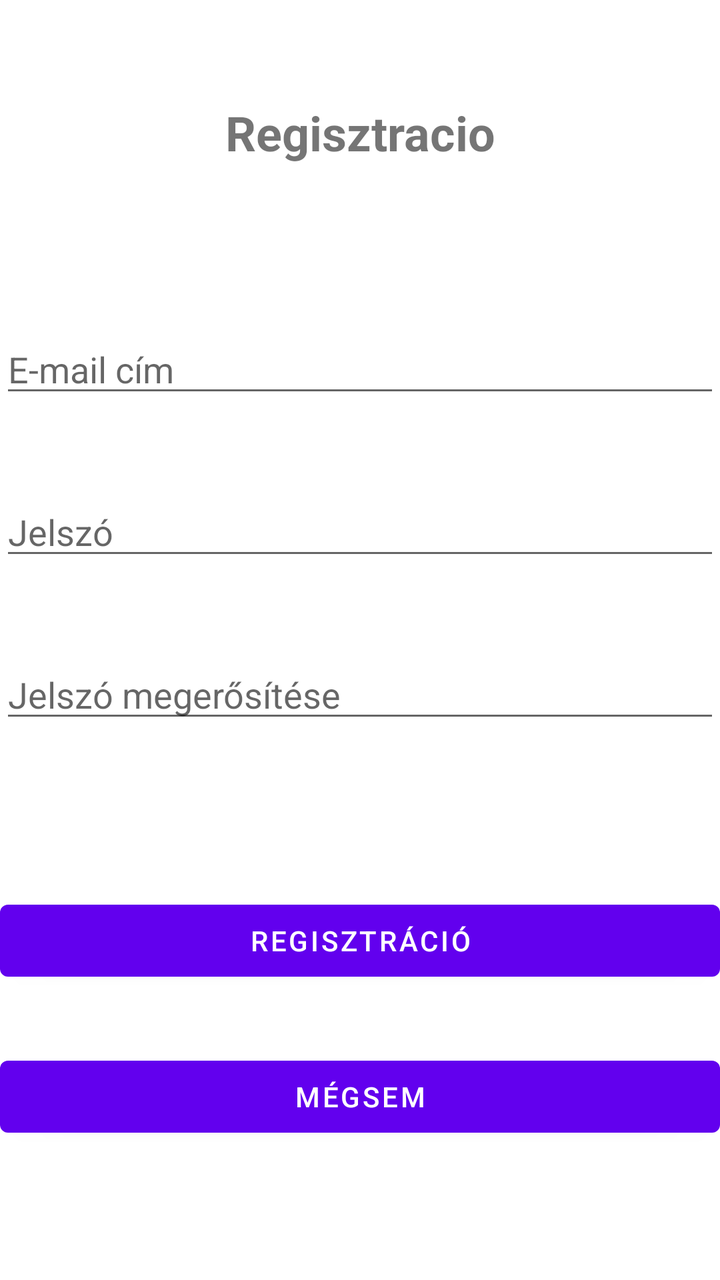
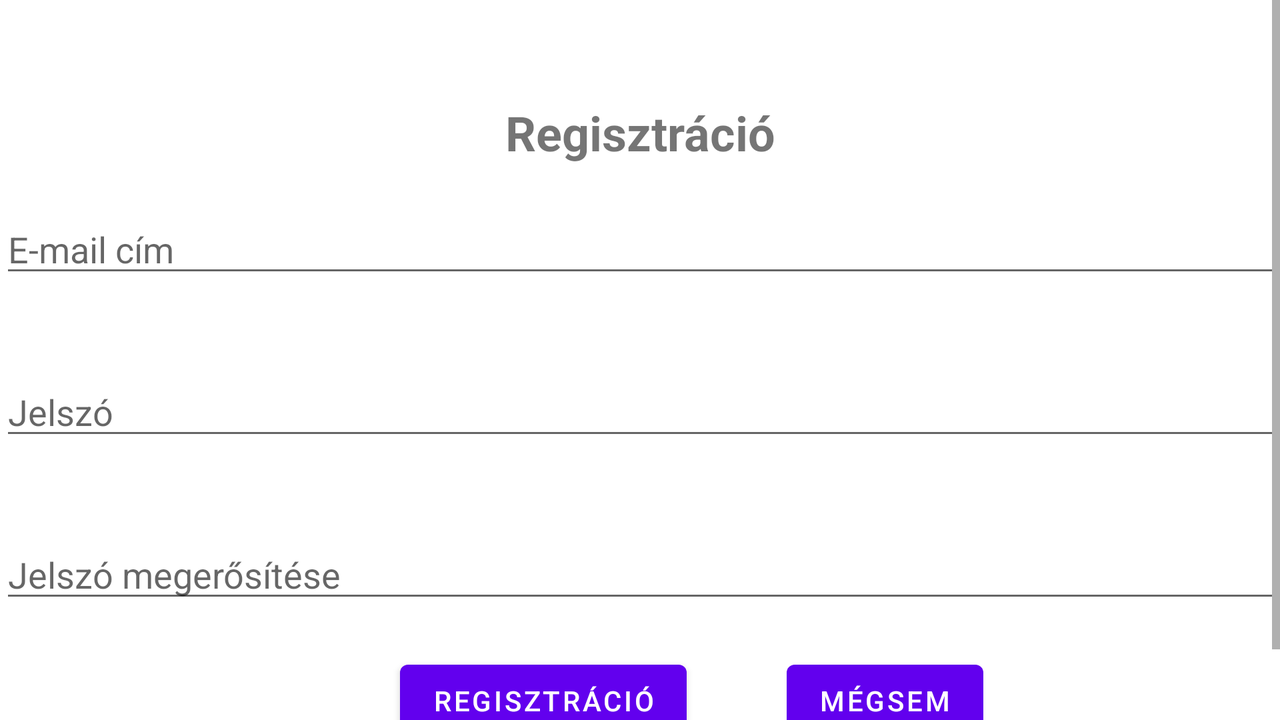

Two renders of one Android screen. The first uses the default layout on a phone; the second uses the alternative layout the repository ships for a different screen configuration, on a matching device. The two XML files are below.
<!-- AndroidManifest.xml: application theme Theme.FagylaltPult -->
<!-- res/layout/activity_registration.xml -->
<?xml version="1.0" encoding="utf-8"?>
<LinearLayout
    xmlns:android="http://schemas.android.com/apk/res/android"
    xmlns:tools="http://schemas.android.com/tools"
    android:layout_width="match_parent"
    android:layout_height="match_parent"
    tools:context=".RegistrationActivity"
    android:orientation="vertical">

    <TextView
        android:id="@+id/textView"
        android:layout_width="match_parent"
        android:layout_height="wrap_content"
        android:text="@string/regisztracio"
        android:textSize="24sp"
        android:textStyle="bold"
        android:textAlignment="center"
        android:layout_marginTop="50dp"
        />

    <EditText
        android:id="@+id/emailEditText"
        android:layout_width="match_parent"
        android:layout_height="wrap_content"
        android:ems="10"
        android:hint="@string/e_mail_c_m"
        android:inputType="textEmailAddress"
        android:layout_marginTop="80dp"
        />

    <EditText
        android:id="@+id/passwordEditText"
        android:layout_width="match_parent"
        android:layout_height="wrap_content"
        android:ems="10"
        android:hint="@string/jelsz"
        android:inputType="textPassword"
        android:layout_marginTop="40dp"
        />

    <EditText
        android:id="@+id/passwordAgainEditText"
        android:layout_width="match_parent"
        android:layout_height="wrap_content"
        android:ems="10"
        android:hint="@string/jelsz_meger_s_t_se"
        android:inputType="textPassword"
        android:layout_marginTop="40dp"
        />

    <Button
        android:id="@+id/button"
        android:layout_width="match_parent"
        android:layout_height="wrap_content"
        android:onClick="registration"
        android:text="@string/regisztr_ci"
        android:layout_marginTop="80dp"
        />

    <Button
        android:id="@+id/cancel_button"
        android:layout_width="match_parent"
        android:layout_height="wrap_content"
        android:onClick="cancel"
        android:text="@string/m_gsem"
        android:layout_marginTop="30dp"
        />
</LinearLayout>
<!-- resources referenced by this layout -->
<resources>
  <string name="e_mail_c_m">E-mail cím</string>
  <string name="jelsz">Jelszó</string>
  <string name="jelsz_meger_s_t_se">Jelszó megerősítése</string>
  <string name="m_gsem">Mégsem</string>
  <string name="regisztr_ci">Regisztráció</string>
  <string name="regisztracio">Regisztracio</string>
  <style name="Theme.FagylaltPult" parent="Theme.MaterialComponents.DayNight.DarkActionBar">
          
          <item name="colorPrimary">@color/purple_500</item>
          <item name="colorPrimaryVariant">@color/purple_700</item>
          <item name="colorOnPrimary">@color/white</item>
          
          <item name="colorSecondary">@color/teal_200</item>
          <item name="colorSecondaryVariant">@color/teal_700</item>
          <item name="colorOnSecondary">@color/black</item>
          
          <item name="android:statusBarColor" tools:targetApi="l">?attr/colorPrimaryVariant</item>
          
      </style>
</resources>
<!-- res/layout-land/activity_registration.xml (the repository's variant of the layout above) -->
<!-- drawn on the phone turned sideways -->
<?xml version="1.0" encoding="utf-8"?>
<LinearLayout
    xmlns:android="http://schemas.android.com/apk/res/android"
    xmlns:tools="http://schemas.android.com/tools"
    android:layout_width="match_parent"
    android:layout_height="match_parent"
    tools:context=".RegistrationActivity"
    android:orientation="vertical">

    <ScrollView
        android:layout_width="match_parent"
        android:layout_height="match_parent">

        <LinearLayout
            android:layout_width="match_parent"
            android:layout_height="wrap_content"
            android:orientation="vertical" >

            <TextView
                android:id="@+id/textView"
                android:layout_width="match_parent"
                android:layout_height="wrap_content"
                android:layout_marginTop="50dp"
                android:text="@string/regisztr_ci"
                android:textAlignment="center"
                android:textSize="24sp"
                android:textStyle="bold" />

            <EditText
                android:id="@+id/emailEditText"
                android:layout_width="match_parent"
                android:layout_height="wrap_content"
                android:layout_marginTop="20dp"
                android:ems="10"
                android:hint="@string/e_mail_c_m"
                android:inputType="textEmailAddress" />

            <EditText
                android:id="@+id/passwordEditText"
                android:layout_width="match_parent"
                android:layout_height="wrap_content"
                android:layout_marginTop="40dp"
                android:ems="10"
                android:hint="@string/jelsz"
                android:inputType="textPassword" />

            <EditText
                android:id="@+id/passwordAgainEditText"
                android:layout_width="match_parent"
                android:layout_height="wrap_content"
                android:layout_marginTop="40dp"
                android:ems="10"
                android:hint="@string/jelsz_meger_s_t_se"
                android:inputType="textPassword" />

            <LinearLayout
                android:layout_width="match_parent"
                android:layout_height="match_parent"
                android:orientation="horizontal">
                <Button
                    android:id="@+id/button"
                    android:layout_width="wrap_content"
                    android:layout_height="wrap_content"
                    android:layout_marginTop="20dp"
                    android:layout_marginStart="200dp"
                    android:layout_marginBottom="25dp"
                    android:onClick="registration"
                    android:text="@string/regisztr_ci" />

                <Button
                    android:id="@+id/cancel_button"
                    android:layout_width="wrap_content"
                    android:layout_height="wrap_content"
                    android:layout_marginTop="20dp"
                    android:layout_marginStart="50dp"
                    android:layout_marginBottom="25dp"
                    android:onClick="cancel"
                    android:text="@string/m_gsem" />

            </LinearLayout>

        </LinearLayout>
    </ScrollView>
</LinearLayout>
<!-- resources referenced by the variant -->
<!-- as the phone turned sideways resolves them -->
<resources>
  <string name="e_mail_c_m">E-mail cím</string>
  <string name="jelsz">Jelszó</string>
  <string name="jelsz_meger_s_t_se">Jelszó megerősítése</string>
  <string name="m_gsem">Mégsem</string>
  <string name="regisztr_ci">Regisztráció</string>
  <style name="Theme.FagylaltPult" parent="Theme.MaterialComponents.DayNight.DarkActionBar">
          
          <item name="colorPrimary">@color/purple_500</item>
          <item name="colorPrimaryVariant">@color/purple_700</item>
          <item name="colorOnPrimary">@color/white</item>
          
          <item name="colorSecondary">@color/teal_200</item>
          <item name="colorSecondaryVariant">@color/teal_700</item>
          <item name="colorOnSecondary">@color/black</item>
          
          <item name="android:statusBarColor" tools:targetApi="l">?attr/colorPrimaryVariant</item>
          
      </style>
</resources>
